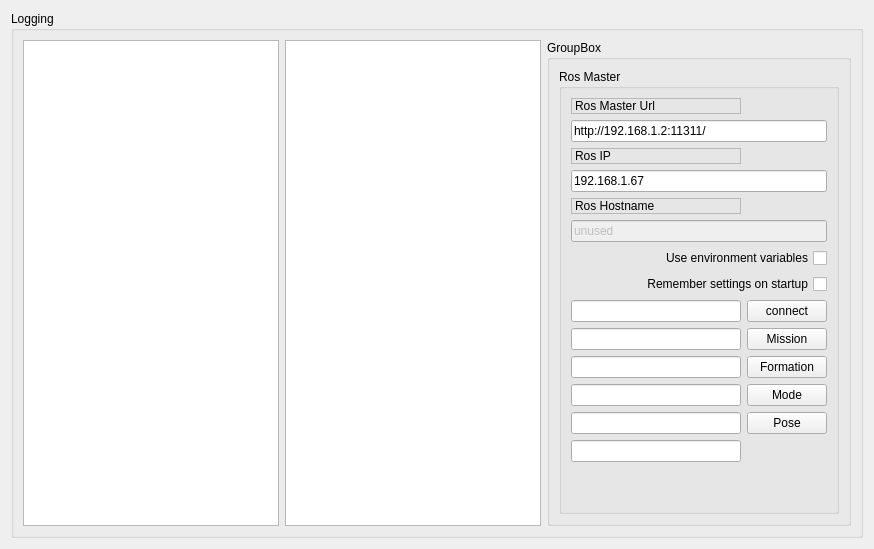
      <widget class="QWidget" name="FirstPage">
       <attribute name="title">
        <string>首页 </string>
       </attribute>
       <layout class="QVBoxLayout" name="verticalLayout_2">
        <item>
         <widget class="QGroupBox" name="groupBox_12">
          <property name="sizePolicy">
           <sizepolicy hsizetype="MinimumExpanding" vsizetype="Preferred">
            <horstretch>0</horstretch>
            <verstretch>0</verstretch>
           </sizepolicy>
          </property>
          <property name="title">
           <string>Logging</string>
          </property>
          <layout class="QGridLayout" name="gridLayout_3">
           <item row="0" column="0">
            <widget class="QListView" name="view_logging"/>
           </item>
           <item row="0" column="2">
            <widget class="QGroupBox" name="groupBox">
             <property name="title">
              <string>GroupBox</string>
             </property>
             <layout class="QVBoxLayout" name="verticalLayout_4">
              <item>
               <widget class="QGroupBox" name="groupBox_2">
                <property name="title">
                 <string>Ros Master</string>
                </property>
                <layout class="QGridLayout" name="gridLayout">
                 <property name="horizontalSpacing">
                  <number>6</number>
                 </property>
                 <item row="15" column="0">
                  <widget class="QLineEdit" name="Formation_Edit"/>
                 </item>
                 <item row="0" column="0">
                  <widget class="QLabel" name="label">
                   <property name="frameShape">
                    <enum>QFrame::StyledPanel</enum>
                   </property>
                   <property name="frameShadow">
                    <enum>QFrame::Raised</enum>
                   </property>
                   <property name="text">
                    <string>Ros Master Url</string>
                   </property>
                  </widget>
                 </item>
                 <item row="19" column="0">
                  <widget class="QLineEdit" name="Mode_Edit"/>
                 </item>
                 <item row="7" column="0" colspan="2">
                  <widget class="QCheckBox" name="checkbox_remember_settings">
                   <property name="layoutDirection">
                    <enum>Qt::RightToLeft</enum>
                   </property>
                   <property name="text">
                    <string>Remember settings on startup</string>
                   </property>
                  </widget>
                 </item>
                 <item row="22" column="0">
                  <spacer name="horizontalSpacer">
                   <property name="orientation">
                    <enum>Qt::Horizontal</enum>
                   </property>
                   <property name="sizeHint" stdset="0">
                    <size>
                     <width>170</width>
                     <height>21</height>
                    </size>
                   </property>
                  </spacer>
                 </item>
                 <item row="2" column="0">
                  <widget class="QLabel" name="label_2">
                   <property name="frameShape">
                    <enum>QFrame::StyledPanel</enum>
                   </property>
                   <property name="frameShadow">
                    <enum>QFrame::Raised</enum>
                   </property>
                   <property name="text">
                    <string>Ros IP</string>
                   </property>
                  </widget>
                 </item>
                 <item row="9" column="0">
                  <widget class="QLineEdit" name="Mission_Edit"/>
                 </item>
                 <item row="9" column="1">
                  <widget class="QPushButton" name="button_Mission">
                   <property name="text">
                    <string>Mission</string>
                   </property>
                  </widget>
                 </item>
                 <item row="8" column="1">
                  <widget class="QPushButton" name="button_connect">
                   <property name="text">
                    <string>connect</string>
                   </property>
                  </widget>
                 </item>
                 <item row="8" column="0">
                  <widget class="QLineEdit" name="Publish_Edit"/>
                 </item>
                 <item row="15" column="1">
                  <widget class="QPushButton" name="button_Formation">
                   <property name="text">
                    <string>Formation</string>
                   </property>
                  </widget>
                 </item>
                 <item row="4" column="0">
                  <widget class="QLabel" name="label_3">
                   <property name="frameShape">
                    <enum>QFrame::StyledPanel</enum>
                   </property>
                   <property name="frameShadow">
                    <enum>QFrame::Raised</enum>
                   </property>
                   <property name="text">
                    <string>Ros Hostname</string>
                   </property>
                  </widget>
                 </item>
                 <item row="6" column="0" colspan="2">
                  <widget class="QCheckBox" name="checkbox_use_environment">
                   <property name="layoutDirection">
                    <enum>Qt::RightToLeft</enum>
                   </property>
                   <property name="text">
                    <string>Use environment variables</string>
                   </property>
                  </widget>
                 </item>
                 <item row="19" column="1">
                  <widget class="QPushButton" name="button_Mode">
                   <property name="text">
                    <string>Mode</string>
                   </property>
                  </widget>
                 </item>
                 <item row="20" column="0">
                  <widget class="QLineEdit" name="Pose_Edit"/>
                 </item>
                 <item row="20" column="1">
                  <widget class="QPushButton" name="button_Pose">
                   <property name="text">
                    <string>Pose</string>
                   </property>
                  </widget>
                 </item>
                 <item row="22" column="1">
                  <spacer name="verticalSpacer">
                   <property name="orientation">
                    <enum>Qt::Vertical</enum>
                   </property>
                   <property name="sizeHint" stdset="0">
                    <size>
                     <width>20</width>
                     <height>40</height>
                    </size>
                   </property>
                  </spacer>
                 </item>
                 <item row="5" column="0" colspan="2">
                  <widget class="QLineEdit" name="line_edit_topic">
                   <property name="enabled">
                    <bool>false</bool>
                   </property>
                   <property name="text">
                    <string>unused</string>
                   </property>
                  </widget>
                 </item>
                 <item row="3" column="0" colspan="2">
                  <widget class="QLineEdit" name="line_edit_host">
                   <property name="text">
                    <string>192.168.1.67</string>
                   </property>
                  </widget>
                 </item>
                 <item row="1" column="0" colspan="2">
                  <widget class="QLineEdit" name="line_edit_master">
                   <property name="text">
                    <string>http://192.168.1.2:11311/</string>
                   </property>
                   <property name="maxLength">
                    <number>32762</number>
                   </property>
                  </widget>
                 </item>
                 <item row="21" column="0">
                  <widget class="QLineEdit" name="test_Edit"/>
                 </item>
                </layout>
               </widget>
              </item>
             </layout>
            </widget>
           </item>
           <item row="0" column="1">
            <widget class="QListView" name="view_logging_2"/>
           </item>
          </layout>
         </widget>
        </item>
       </layout>
      </widget>
